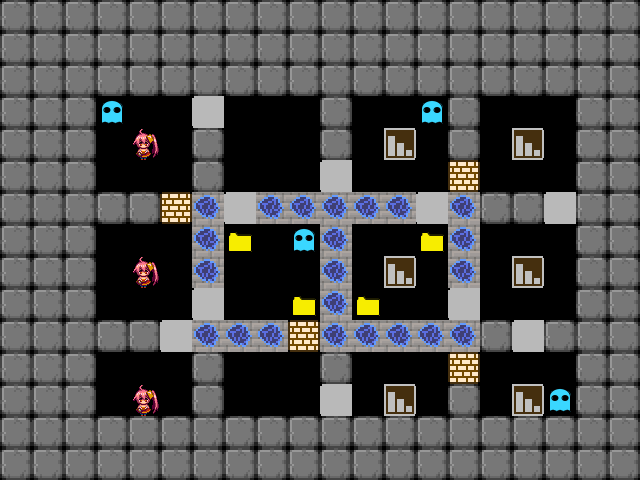

Rendered tile map (Tiled .tmx) drawn with the repository's tilesets; below, a short description and the full map source, tile grids included:
An orthogonal 20x15 tile map with 32x32 px tiles, 1 tile layer (タイル・レイヤー1).

<map version="1.0" orientation="orthogonal" renderorder="right-down" width="20" height="15" tilewidth="32" tileheight="32" nextobjectid="1">
 <tileset firstgid="1" name="tileset" tilewidth="32" tileheight="32">
  <image source="tileset.png" width="256" height="128" />
 </tileset>
 <layer name="タイル・レイヤー1" width="20" height="15">
  <data encoding="csv">
3,3,3,3,3,3,3,3,3,3,3,3,3,3,3,3,3,3,3,3,
3,3,3,3,3,3,3,3,3,3,3,3,3,3,3,3,3,3,3,3,
3,3,3,3,3,3,3,3,3,3,3,3,3,3,3,3,3,3,3,3,
3,3,3,9,0,0,4,0,0,0,3,0,0,9,3,0,0,0,3,3,
3,3,3,0,1,0,3,0,0,0,3,0,2,0,3,0,2,0,3,3,
3,3,3,0,0,0,3,0,0,0,4,0,0,0,21,0,0,0,3,3,
3,3,3,3,3,21,7,4,7,7,7,7,7,4,7,3,3,4,3,3,
3,3,3,0,0,0,7,10,0,9,7,0,0,10,7,0,0,0,3,3,
3,3,3,0,1,0,7,0,0,0,7,0,2,0,7,0,2,0,3,3,
3,3,3,0,0,0,4,0,0,10,7,10,0,0,4,0,0,0,3,3,
3,3,3,3,3,4,7,7,7,21,7,7,7,7,7,3,4,3,3,3,
3,3,3,0,0,0,3,0,0,0,3,0,0,0,21,0,0,0,3,3,
3,3,3,0,1,0,3,0,0,0,4,0,2,0,3,0,2,9,3,3,
3,3,3,3,3,3,3,3,3,3,3,3,3,3,3,3,3,3,3,3,
3,3,3,3,3,3,3,3,3,3,3,3,3,3,3,3,3,3,3,3
</data>
 </layer>
</map>
